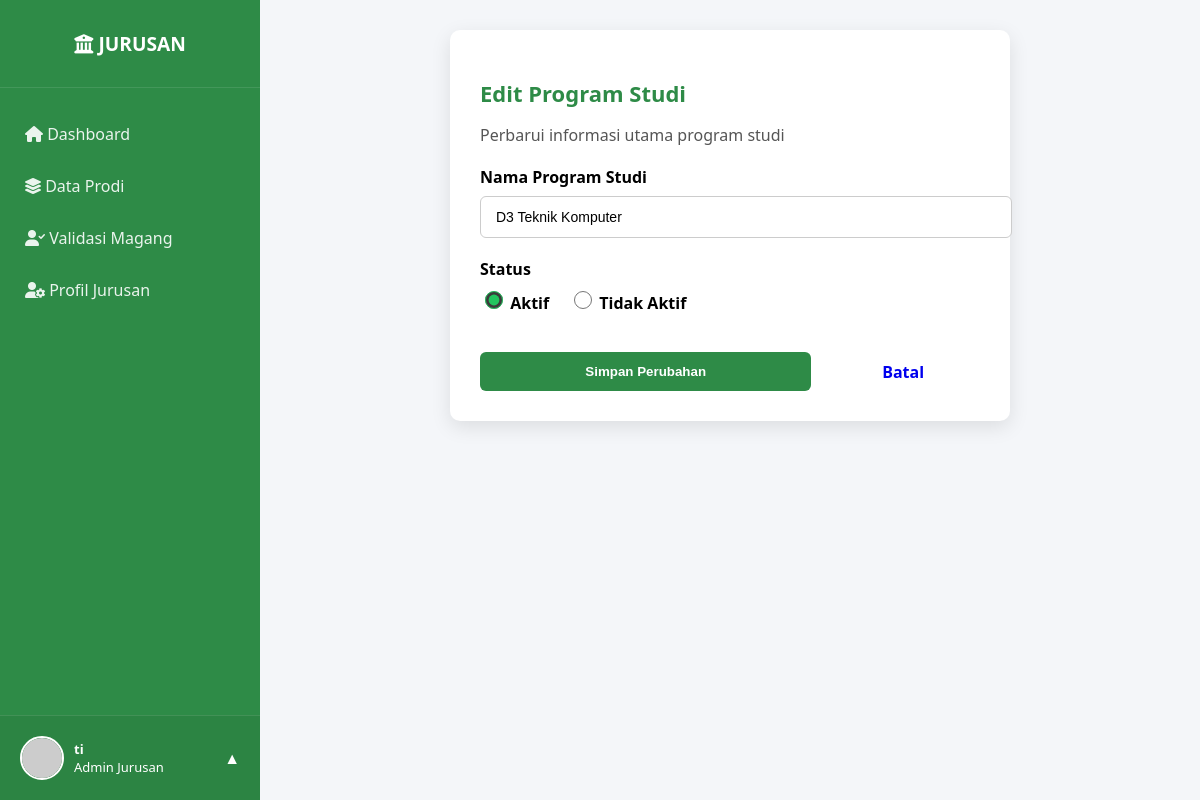
Page /jurusan/register_prodi/edit_prodi.php?id=2 (signed in) on the committed database.
### tables this page shows
CREATE TABLE `prodi` (
  `id_prodi` int(11) NOT NULL,
  `id_jurusan` int(11) NOT NULL,
  `nama_prodi` varchar(100) NOT NULL,
  `status` enum('aktif','tidak aktif') NOT NULL
);

### config.php (called while the page is built, shortened)
<?php
$base_url = "http://localhost/MagangInAja/";

### jurusan/register_prodi/edit_prodi.php (the view, shortened to what this page needs)
<?php
require_once '../../templates/header_jurusan.php';
$id = mysqli_real_escape_string($conn, $_GET['id']);
$query = mysqli_query($conn, "SELECT * FROM prodi WHERE id_prodi = '$id'");
$data = mysqli_fetch_assoc($query);
?>
<link rel="stylesheet" href="<?= $base_url; ?>css/data_prodi.css">
<main class="main-content">
    <div class="form-card">
        <h2>Edit Program Studi</h2>
        <p>Perbarui informasi utama program studi</p>
        <form action="proses_edit_prodi.php" method="POST">
            <div class="form-group">
                <label for="nama_prodi">Nama Program Studi</label>
                <input type="text" id="nama_prodi" name="nama_prodi" value="<?= htmlspecialchars($data['nama_prodi']); ?>" required>
            </div>
            <div class="form-group radio-box">
                <label>Status</label>
                <div class="input-field">
                    <label>
                        <input type="radio" name="status" value="aktif" <?= ($data['status'] === 'aktif') ? 'checked' : ''; ?> required>
                        Aktif
                    </label>
                    <label>
                        <input type="radio" name="status" value="tidak aktif" <?= ($data['status'] === 'tidak aktif') ? 'checked' : ''; ?>>
                        Tidak Aktif
                    </label>
                </div>
            </div>
            <div style="margin-top: 30px; display: flex; gap: 15px;">
                <button type="submit" name="update" class="btn-submit" style="flex: 2;">Simpan Perubahan</button>
                <a href="data_prodi.php" class="btn-theme-white" style="flex: 1; display: flex; align-items: center; justify-content: center; text-decoration: none; border-radius: 15px; font-weight: 700;">Batal</a>
            </div>
        </form>
    </div>
</main>

### css/jurusan.css (style rules this page uses)
:root { --primary-color: #2E8B47; --sidebar-width: 260px; }
body { margin: 0; padding: 0; font-family: 'Segoe UI', sans-serif; background-color: #F4F6F9; }
.main-content { margin-left: var(--sidebar-width); flex: 1; padding: 30px; width: calc(100% - var(--sidebar-width)); transition: 0.3s; }

### css/data_prodi.css (style rules this page uses)
.form-card { background: #fff; padding: 30px; border-radius: 10px; box-shadow: 0 6px 20px rgba(0,0,0,0.1); max-width: 500px; margin: 0 auto; }
.form-card h2 { margin-bottom: 10px; font-size: 22px; color: #2E8B47; }
.form-card p { margin-bottom: 20px; color: #555; }
.form-group { margin-bottom: 20px; }
.form-group label { display: block; font-weight: 600; margin-bottom: 8px; }
.form-group input[type="text"] { width: 100%; padding: 12px 15px; border: 1px solid #ccc; border-radius: 6px; font-size: 14px; outline: none; transition: 0.3s; }
.radio-box .input-field { display: flex; gap: 20px; margin-top: 5px; }
.radio-box input[type="radio"] { accent-color: #22c55e; width: 18px; height: 18px; }
.btn-submit { background-color: #2E8B47; color: white; padding: 12px; border: none; border-radius: 6px; font-weight: 600; cursor: pointer; width: 100%; transition: 0.3s; }

### rows in the picture
prodi: nama_prodi "D3 Teknik Komputer", status "☑ Aktif", status "☐ Tidak Aktif"

### other values in the picture
$_SESSION['username'] "ti"
